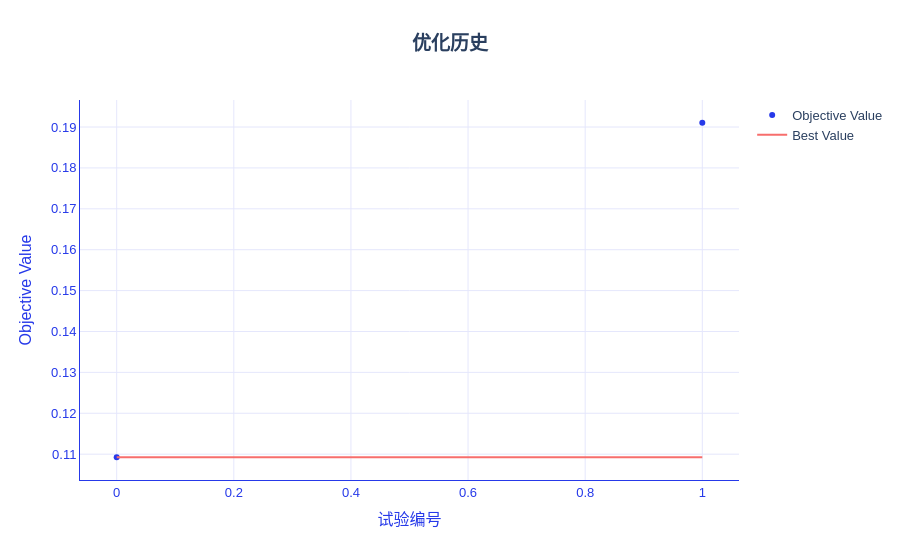

This figure's notebook cell:
### Markdown cell above
## 5. TabM 分类：预训练、训练、调参与部署

完整独立流程。使用全部样本；为了展示接口，预训练设为一轮、监督训练两轮，不将演示指标当作充分收敛的模型表现。

### Code cell
import sys

sys.path.append("../")

import numpy as np
import pandas as pd
from IPython.display import display
from hscredit import hscredit_dataset
from hscredit.utils.datasets import HSCREDIT_EXAMPLE_COLUMNS
from pathlib import Path
from tempfile import mkdtemp
import torch
from optuna.samplers import GridSampler
from hscredit import TabM, ModelTuner, get_metric
from hscredit.core.models.losses import FocalLoss
from hscredit.report import ModelReport

from hscredit.core.model_selection import oot_split, group_train_test_split

data = hscredit_dataset(columns=HSCREDIT_EXAMPLE_COLUMNS)

features = ["BASE_X187", "DK_X1689", "DK_X44", "DK_X1995_2", "DK_X1223", "DK_X2677"]
target = "MOB6@30"
data["MOB1@30"] = data["MOB1"].gt(30).astype(int)
data["MOB3@30"] = data["MOB3"].gt(30).astype(int)
data["MOB6@30"] = data["MOB6"].gt(30).astype(int)
data["风险调整金额"] = data["loan_amt"].where(data["MOB6"].le(60), -data["loan_amt"])
data["授信时间"] = pd.to_datetime(data["授信时间"])

# 最新自然月作为 OOT；同一客户不能同时进入开发集和 OOT。
oot_start = data["授信时间"].max().to_period("M").start_time
development, oot = oot_split(data, time_col="授信时间", oot_start=oot_start)
development = development.loc[~development["用户编码"].isin(oot["用户编码"])].copy()
train, test = group_train_test_split(development, group="用户编码", test_size=0.25, random_state=42)
fit_data, validation = group_train_test_split(
    train, group="用户编码", test_size=0.25, random_state=42
)

features = features + ["GROUP", "BASINF_X19", "BASE_X61"]
target = "MOB6@30"

# 预训练只传特征，包含全部训练子集，没有标签和行采样。
pretrained = TabM(
    target=target,
    objective="binary",
    d_block=16,
    n_blocks=1,
    k=2,
    max_epochs=2,
    batch_size=2048,
    early_stopping_rounds=None,
    validation_fraction=0,
    device="auto",
    random_state=42,
    optimizer=torch.optim.AdamW,
    optimizer_params={"betas": (0.9, 0.98)},
    loss=FocalLoss(alpha=0.6, gamma=1.0),
)
pretrained.pretrain(
    fit_data[features], eval_set=[validation[features]], pretraining_ratio=0.4, max_epochs=1
)
display(pretrained.get_learning_curve())

# 从预训练快照开始监督训练，使用现成优化器、损失和评估指标。
model = TabM(
    target=target,
    objective="binary",
    d_block=16,
    n_blocks=1,
    k=2,
    max_epochs=2,
    batch_size=2048,
    early_stopping_rounds=None,
    validation_fraction=0,
    device="auto",
    random_state=42,
    optimizer=torch.optim.AdamW,
    optimizer_params={"betas": (0.9, 0.98)},
    loss=FocalLoss(alpha=0.6, gamma=1.0),
)
model.fit(
    fit_data[features + [target]],
    eval_set={"验证集": validation[features + [target]]},
    from_pretrained=pretrained,
)
display(model.get_learning_curve())
display(pd.DataFrame([model.evaluate(test[features + [target]], metrics=["auc", "ks", "brier"])]))

# 两个学习率候选均从相同预训练状态开始。
search_space = {"learning_rate": [0.001, 0.003]}
candidate = TabM(
    target=target,
    objective="binary",
    d_block=16,
    n_blocks=1,
    k=2,
    max_epochs=2,
    batch_size=2048,
    early_stopping_rounds=None,
    validation_fraction=0,
    device="auto",
    random_state=42,
    optimizer=torch.optim.AdamW,
    optimizer_params={"betas": (0.9, 0.98)},
    loss=FocalLoss(alpha=0.6, gamma=1.0),
)
tuner = ModelTuner(
    candidate,
    search_space=search_space,
    fit_params={"from_pretrained": pretrained},
    metric=get_metric("brier"),
    cv=None,
    n_jobs=1,
    random_state=42,
    sampler=GridSampler(search_space, seed=42),
    retention="predictions",
)
tuner.fit(
    fit_data[features + [target]],
    eval_set={"验证集": validation[features + [target]]},
    n_trials=2,
    show_progress_bar=False,
)
display(tuner.get_optimization_history())
display(tuner.plot_optimization_history())
best_model = tuner.get_best_model()

datasets = {"训练集": fit_data, "验证集": validation, "测试集": test, "OOT": oot}
report = ModelReport(
    best_model,
    datasets=datasets,
    features=features,
    target=target,
    metrics=["auc", "ks", "brier"],
    n_jobs=1,
)
display(report.summary())
output = Path(mkdtemp(prefix="hscredit_TabM_binary_"))
report.to_excel(
    output / "模型报告.xlsx", with_plots=False, include_sample_records=False, mode="strict"
)
pretrained.save(output / "预训练模型.pkl")
best_model.save(output / "完整模型.pkl")
best_model.save_inference(output / "推理模型.pkl")

restored = TabM.load(output / "推理模型.pkl")
display(
    pd.DataFrame(restored.predict(test[features]), index=test.index, columns=["预测结果"]).head()
)
print(output)

### Figure 1 — Plotly figure (JSON) as saved in the notebook; plotly's stock layout.template omitted (floating-point values rounded to 4 significant figures)
{"data": [{"mode": "markers", "name": "Objective Value", "type": "scatter", "x": [0, 1], "y": [0.1092, 0.191]}, {"mode": "lines", "name": "Best Value", "type": "scatter", "x": [0, 1], "y": [0.1092, 0.1092]}, {"marker": {"color": "#8A8FA3"}, "mode": "markers", "name": "Infeasible Trial", "showlegend": false, "type": "scatter", "x": [], "y": []}], "layout": {"colorway": ["#2639E9", "#F76E6C", "#FE7715", "#8892F3", "#9956A4", "#EA4585", "#5665EE", "#F0587A", "#B729AB", "#3C4DEB", "#E73B72", "#832EC2", "#BC5F8F", "#E0249A"], "font": {"family": "Alimama FangYuanTi VF, Microsoft YaHei, sans-serif", "size": 13}, "hoverlabel": {"bgcolor": "white", "bordercolor": "#2639E9", "font": {"family": "Alimama FangYuanTi VF, Microsoft YaHei, sans-serif", "size": 13}}, "legend": {"font": {"size": 13}}, "paper_bgcolor": "white", "plot_bgcolor": "white", "title": {"font": {"size": 19}, "text": "<b>优化历史</b>", "x": 0.5, "xanchor": "center"}, "xaxis": {"color": "#2639E9", "gridcolor": "#E5E7FC", "linecolor": "#2639E9", "showgrid": true, "showline": true, "tickfont": {"size": 13}, "title": {"font": {"size": 16}, "text": "试验编号"}, "zeroline": false}, "yaxis": {"color": "#2639E9", "gridcolor": "#E5E7FC", "linecolor": "#2639E9", "showgrid": true, "showline": true, "tickfont": {"size": 13}, "title": {"font": {"size": 16}, "text": "Objective Value"}, "zeroline": false}}}
